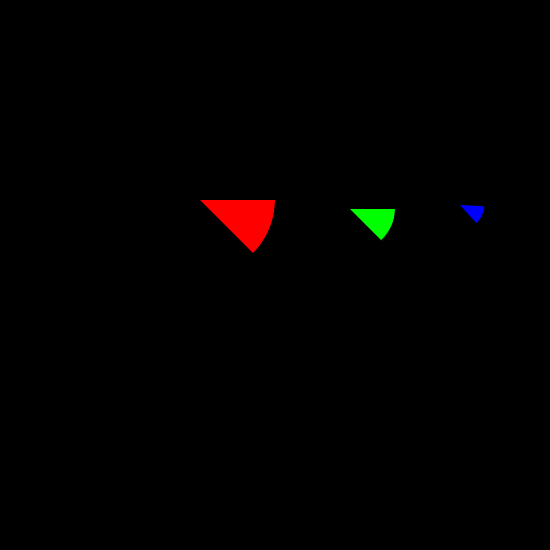
Frame 1 (no input)
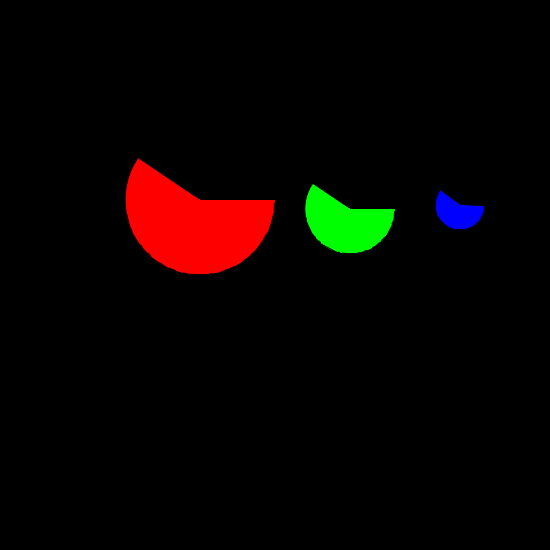
Frame 60 (the mouse pressed at the canvas centre just before this capture)
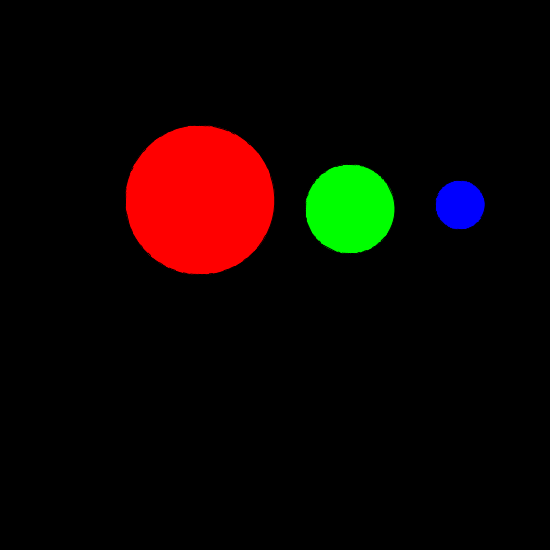
Frame 120 (the mouse held since frame 60 and released just before this capture)

The Processing sketch that drew these frames (run headless with seeded random() and noise(); from frame 60 on, the mouse is pressed at the canvas centre):

// Processing sketch: processing_68013
// ── processing_68013.pde

float a=0.0;
float b=0.0;
float c=0.0;
 
void setup()
{
size(550,550);
background(0,0,0);
smooth();
frameRate(5);
}
 
void draw()
{
fill(255,0,0);
arc (200,200,150,150,0+a,PI/4+a);
a+=0.05;
 
fill(0,255,0);
arc (350,209,90,90,0+c,PI/4+c);
b+=0.05; 
  
fill(0,0,255);
arc (460,205,50,50,0+b,PI/4+b);
c+=0.05;
}
